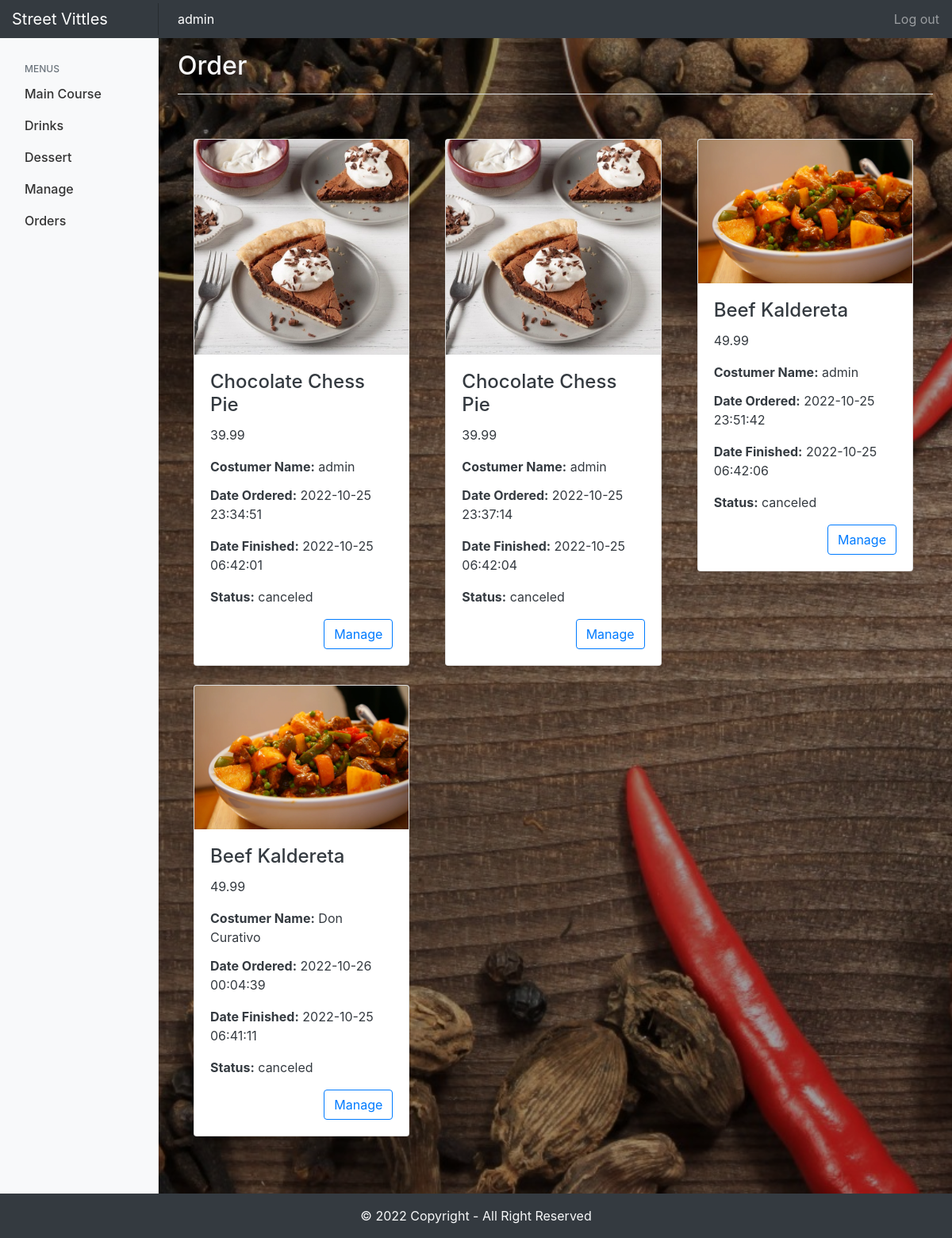
/order.php (signed in), run on the app's committed database.
### tables this page shows
CREATE TABLE `category` (
  `id` int(11) NOT NULL,
  `name` varchar(50) NOT NULL,
  `location` varchar(50) NOT NULL
);

CREATE TABLE `orders` (
  `id` int(11) NOT NULL,
  `user_id` int(11) NOT NULL,
  `dishes_id` int(11) NOT NULL,
  `date_ordered` datetime NOT NULL DEFAULT current_timestamp(),
  `date_finished` datetime NOT NULL,
  `status` enum('finished','on Progress','canceled') NOT NULL DEFAULT 'on Progress'
);

CREATE TABLE `dishes` (
  `id` int(11) NOT NULL,
  `name` varchar(100) NOT NULL,
  `cost` double NOT NULL,
  `category_id` int(11) NOT NULL,
  `image` varchar(500) NOT NULL
);

### order.php (the view, shortened to what this page needs)
<?php
require_once "config/database.php";
$category = "Order";
include('header.php');
?>
            <div class="container">
                <?php
                    if($_SESSION['username'] == "admin"){
                        $getOrders = "SELECT  orders.id, orders.date_ordered, orders.date_finished, CONCAT(user.firstName,' ', user.lastName) as Fullname, orders.status, dishes.name, dishes.cost, dishes.image FROM category JOIN dishes on category.id = dishes.category_id JOIN orders on orders.dishes_id = dishes.id JOIN user on orders.user_id = user.id";
                    }
                    $result2 = $link->query($getOrders);
                    if ($result2->num_rows > 0) {
                        $column_num = 3;
                        $i = $column_num;
                        $num_rows = $result2->num_rows + $column_num;
                        while($row = $result2->fetch_assoc()) {
                            $x = $i % $column_num;
                            if($x==0){
                                echo "<div class='row'>";
                                $j = $i + $column_num;
                            }
                            $i++;
                ?>
                                <div class="col-md-4">
                                <div class="card mb-4 shadow-sm" style="margin:0px 10px 10px 5px;">
                                    <img class="card-img-top" src="<?php if($row['image'] != ""){ echo $row['image']; } else { echo "./Assets/Picture/default.jpg"; } ?>" alt="avatar" >
                                    <div class="card-body">
                                        <h4 class="card-title text-dark"><?php echo $row['name'];?></h4>
                                        <p class="card-text text-dark" ><?php echo $row['cost'];?></p>
                                        <?php
                                            if($_SESSION['username'] == "admin"){
                                        ?>
                                                <p class="card-title text-dark"><b>Costumer Name:</b> <?php echo $row['Fullname'];?></p>
                                                <p class="card-text text-dark" ><b>Date Ordered:</b> <?php echo $row['date_ordered'];?></p>
                                                <p class="card-text text-dark" ><b>Date Finished:</b> <?php echo $row['date_finished'];?></p>
                                                <p class="card-text text-dark" ><b>Status:</b> <?php echo $row['status'];?></p>
                                                <button type="button" class="btn btn-outline-primary float-right manageOrder">Manage</button>
                                                <?php
                                            }
                                        ?>
                                    </div>
                                </div>
                            </div>
                <?php
                            if($i==$j || $i == $num_rows){
                                echo "</div>";
                            }
                        }
                    }
                ?>
            </div>
<?php
include("footer.php");
?>

### header.php (shortened to what this page needs)
<!DOCTYPE html>
<html lang="en">
    <head>
        <link rel="stylesheet" href="main.css">
        <link rel="stylesheet" href="Assets/bootstrap4/css/bootstrap.min.css">
    </head>
    <body>
        <?php
            if(isset($_SESSION["loggedin"])){
        ?>
        <nav class="navbar navbar-dark fixed-top bg-dark flex-md-nowrap p-0 shadow">
            <a class="navbar-brand col-sm-3 col-md-2 mr-0" href="main_course.php">Street Vittles</a>
            <span class="navbar-organizer w-100"><?php echo $_SESSION['firstName'] . " " . $_SESSION['lastName']; ?></span>
            <ul class="navbar-nav px-3">
                <li class="nav-item text-nowrap">
                    <a class="nav-link" id="logout" href="logout.php">Log out</a>
                </li>
            </ul>
        </nav>
        <div class="container-fluid">
            <div class="row">
                <nav class="col-md-2 d-none d-md-block bg-light sidebar">
                    <div class="sidebar-sticky">
                    <h6 class="sidebar-heading d-flex justify-content-between align-items-center px-3 mt-4 mb-1 text-muted">
                        <span><?php echo "Menus";?></span>
                    </h6>
                        <ul class="nav flex-column">
                        <?php
                                $getCategories = "SELECT * FROM category";
                                $result = $link->query($getCategories);
                                if ($result->num_rows > 0) {
                                    while($row = $result->fetch_assoc()) {
                        ?>
                            <li class="nav-item "><a class="nav-link <?php if($category == $row['name']) echo 'active'; ?>" href="<?php echo $row['location'];?>"><?php echo $row['name'];?></a></li>
                        <?php
                                    }
                                }
                            if($_SESSION['username'] == "admin"){
                                ?>
                                    <li class="nav-item "><a class="nav-link <?php if($category == "Manage" ) echo "active"; ?>" href="manage.php"><?php echo "Manage";?></a></li>
                                <?php
                            }
                        ?>
                                <li class="nav-item "><a class="nav-link" href="order.php"><?php echo "Orders";?></a></li>
                        </ul>
                    </div>
                </nav>
                <main role="main" class="col-md-9 ml-sm-auto col-lg-10 px-4 text-light">
                    <div class="border-bottom mb-3 pt-3 pb-2">
                        <div class="d-flex justify-content-between flex-wrap flex-md-nowrap align-items-center">
                            <h1 class="h2"><?php  echo $category; ?></h1>
                        </div>
                    </div>
                    <div class="mb-3 pt-3 pb-2">
                    </div>
        <?php } ?>

### main.css (style rules this page uses)
body { background: url("Assets/Picture/bg.jpg") no-repeat fixed center; background-size: cover; }
.sidebar { position: fixed; top: 0; bottom: 0; left: 0; z-index: 100; padding: 48px 0 0; box-shadow: inset -1px 0 0 rgba(0, 0, 0, .1); }
.sidebar-sticky { position: relative; top: 0; height: calc(100vh - 48px); padding-top: .5rem; overflow-x: hidden; overflow-y: auto; }
.sidebar .nav-link { font-weight: 500; color: #333; }
.sidebar-heading { font-size: .75rem; text-transform: uppercase; }
main { padding-top: 48px; padding-bottom: 48px; background-color: rgba(0, 0, 0, 0.376); }
.navbar-brand { padding-top: .75rem; padding-bottom: .75rem; font-size: 1rem; box-shadow: inset -1px 0 0 rgba(0, 0, 0, .25); }
.navbar-organizer { padding: .75rem; padding-left: 1.5rem; color: #fff; }
.card-title { white-space: normal; }

### data on the page
category: name "Main Course"
category: name "Drinks"
category: name "Dessert"
orders: dishes.image (picture), dishes.name "Chocolate Chess Pie", dishes.cost "39.99", Fullname "admin", date_ordered "2022-10-25 23:34:51", date_finished "2022-10-25 06:42:01", status "canceled"
orders: dishes.image (picture), dishes.name "Chocolate Chess Pie", dishes.cost "39.99", Fullname "admin", date_ordered "2022-10-25 23:37:14", date_finished "2022-10-25 06:42:04", status "canceled"
orders: dishes.image (picture), dishes.name "Beef Kaldereta", dishes.cost "49.99", Fullname "admin", date_ordered "2022-10-25 23:51:42", date_finished "2022-10-25 06:42:06", status "canceled"
orders: dishes.image (picture), dishes.name "Beef Kaldereta", dishes.cost "49.99", Fullname "Don Curativo", date_ordered "2022-10-26 00:04:39", date_finished "2022-10-25 06:41:11", status "canceled"

### other printed values
$_SESSION['firstName'] "admin"
$category "Order"
